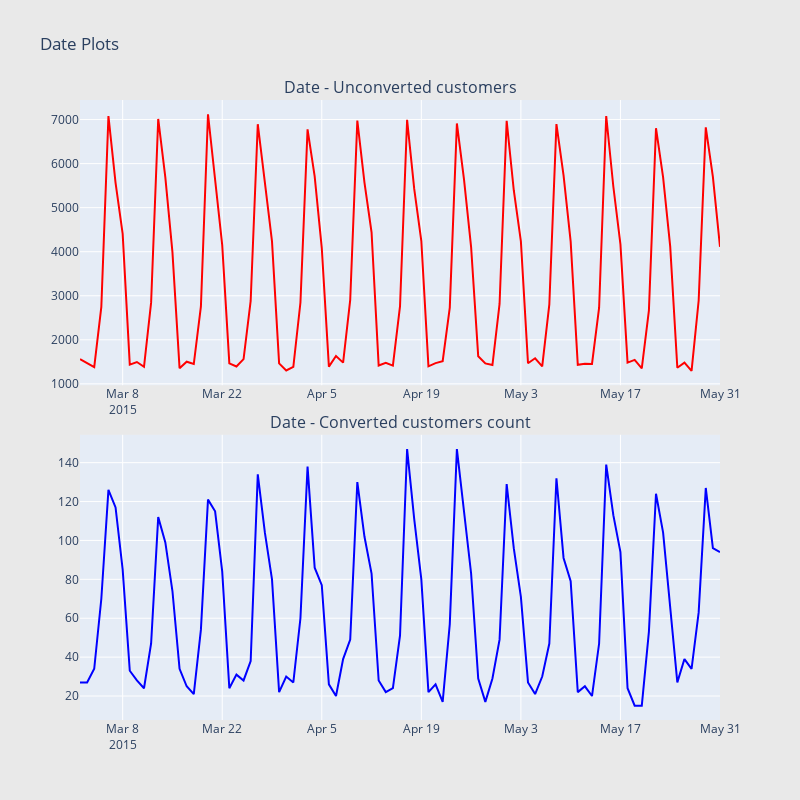

Notebook source saved alongside this figure:
### Code cell
import datetime

def scatter_plot(cnt_srs, color):
    trace = go.Scatter(
        x=cnt_srs.index[::-1],
        y=cnt_srs.values[::-1],
        showlegend=False,
        marker=dict(
            color=color,
        ),
    )
    return trace
#s = df['timestamp'].str.split('-')

#df['date'] = pd.to_datetime(s.str[0]) + pd.to_timedelta(s.str[1])

#2015-05-08 03:38:34
#df['date'] = df['timestamp'].apply(lambda x: datetime.date(2015, int(str(x)[5:7]), 1)+date.timedelta(days=int(str(x)[8:10])-1))

cnt_srs = df.groupby('converted').date.value_counts().unstack(0)
#df[df['converted']==1].groupby('day').date.agg(['count'])
cnt_srs.columns = ["Unconverted customers", "Converted customers"]
cnt_srs = cnt_srs.sort_index()
#cnt_srs.index = cnt_srs.index.astype('str')
trace1 = scatter_plot(cnt_srs["Unconverted customers"], 'red')
trace2 = scatter_plot(cnt_srs["Converted customers"], 'blue')
fig = tools.make_subplots(rows=2, cols=1, vertical_spacing=0.08,
                          subplot_titles=["Date - Unconverted customers", "Date - Converted customers count"])
fig.append_trace(trace1, 1, 1)
fig.append_trace(trace2, 2, 1)
fig['layout'].update(height=800, width=800, paper_bgcolor='rgb(233,233,233)', title="Date Plots")
py.iplot(fig, filename='date-plots')
